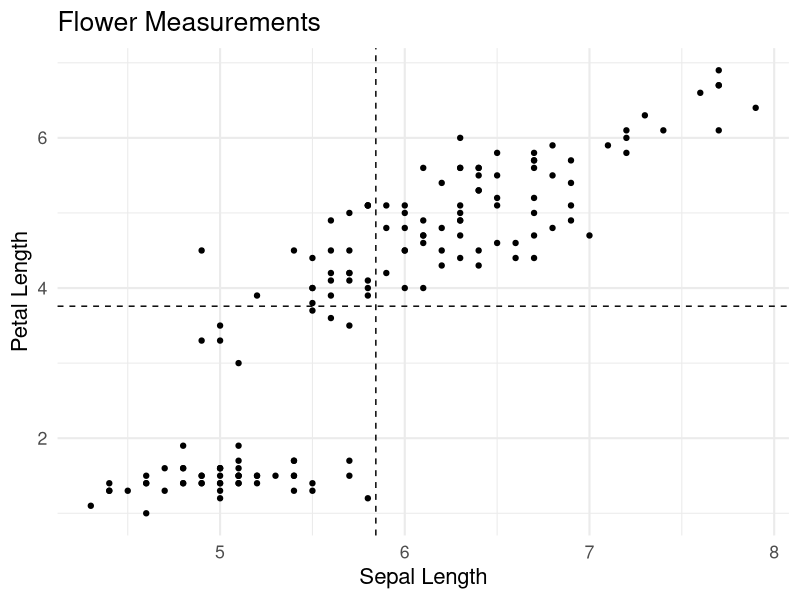
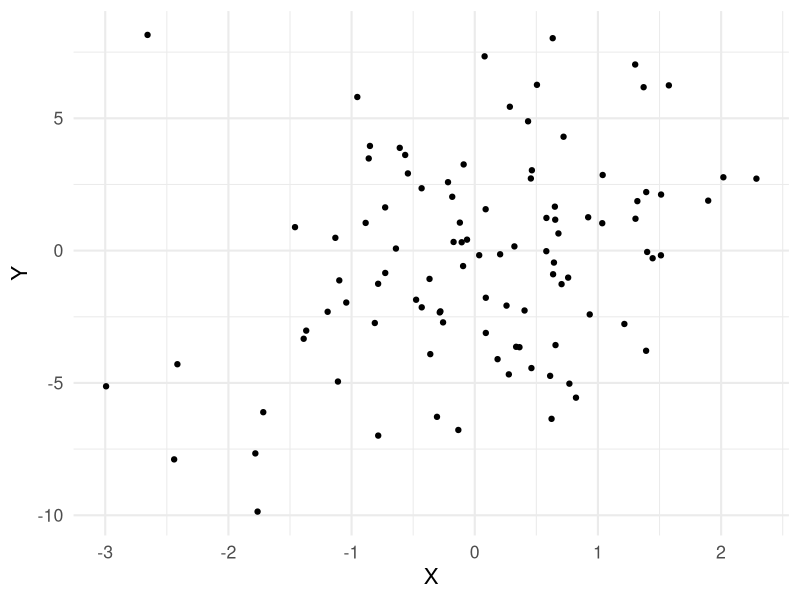
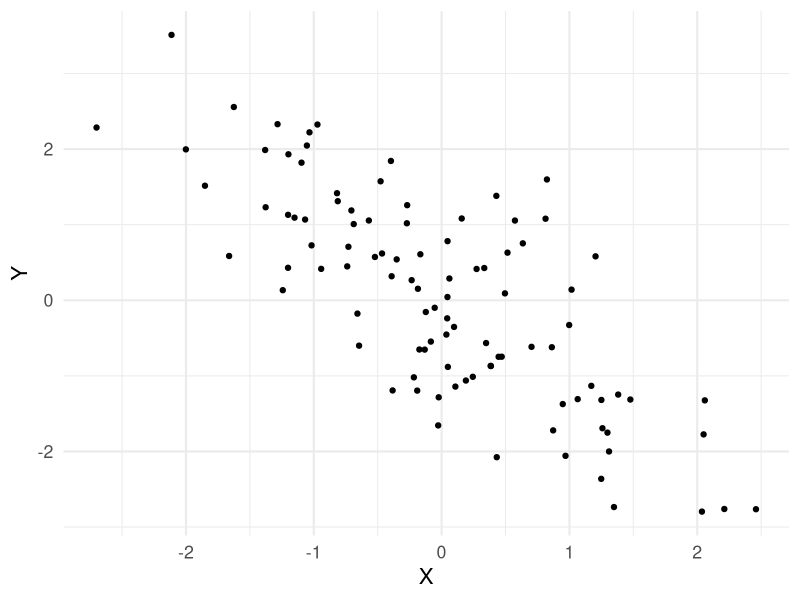
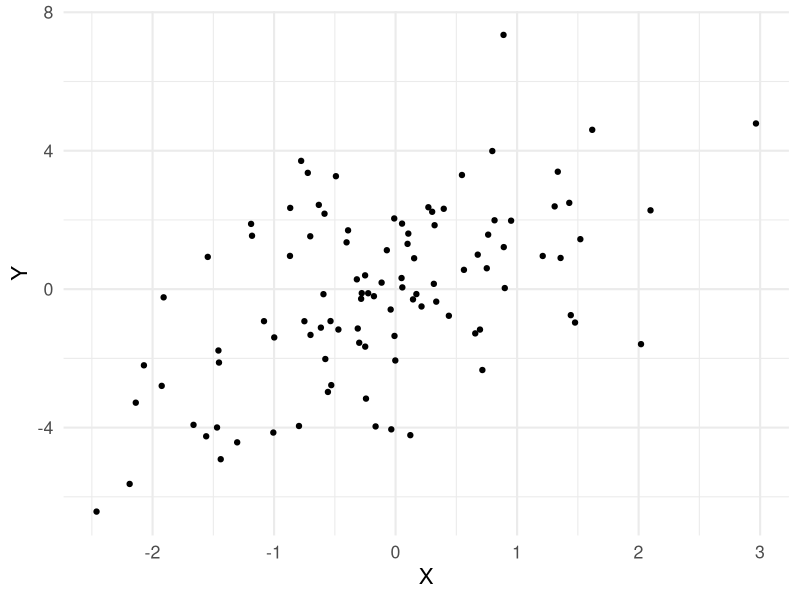
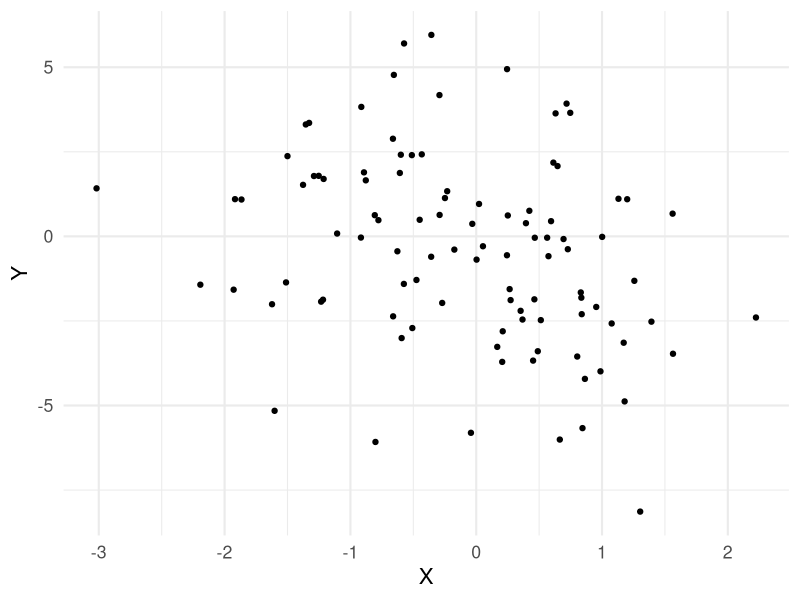
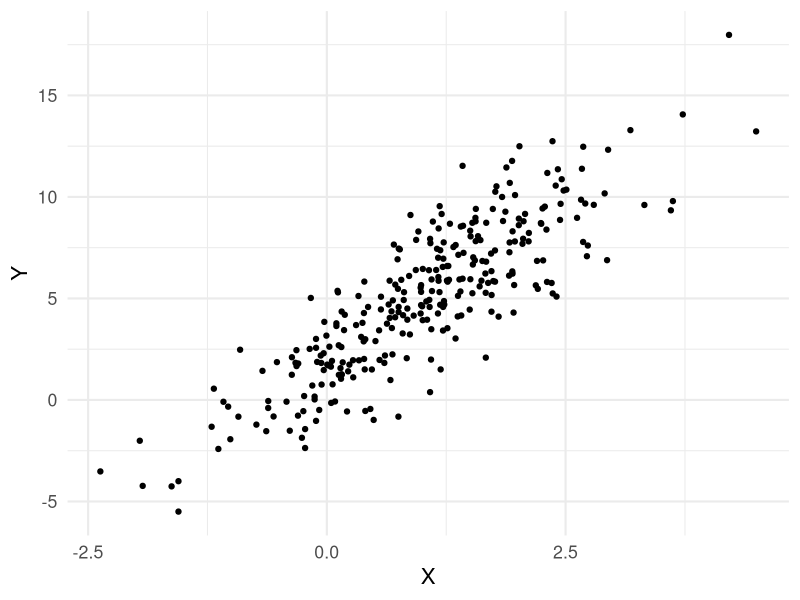
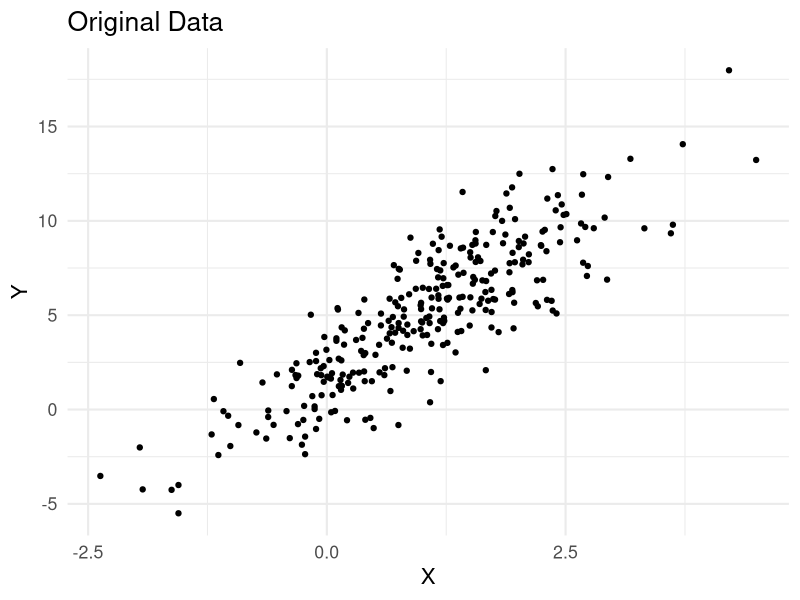
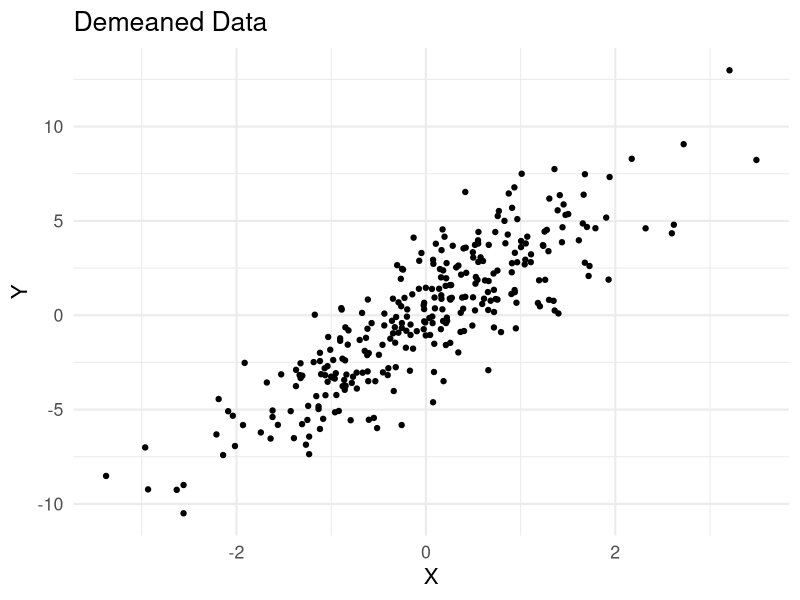

The R source for these figures, in order:
## ---- chunk 1
library(tidyverse)
theme_set(theme_minimal(base_size = 16))
knitr::opts_chunk$set(comment=NA, fig.width=7, fig.height=5, 
                      fig.align = 'center', out.width = 600,
                      message=FALSE, warning=FALSE, echo=TRUE)
set.seed(42)
## ---- chunk 2
ggplot(data = iris) + 
  geom_point(mapping = aes(x = Sepal.Length, y = Petal.Length)) +
  labs(x = 'Sepal Length', y = 'Petal Length', title = 'Flower Measurements') +
  geom_vline(xintercept = mean(iris$Sepal.Length), linetype = 'dashed') +
  geom_hline(yintercept = mean(iris$Petal.Length), linetype = 'dashed')
## ---- chunk 3
cov(iris$Sepal.Length, iris$Petal.Length)
## ---- chunk 4
cor(iris$Sepal.Length, iris$Petal.Length)
## ---- chunk 5
n <- 100
X <- rnorm(n,0,1)
Y <- X + rnorm(n,0,4)

ggplot(tibble(X,Y)) + 
  geom_point(aes(x=X,y=Y))
## ---- chunk 6
n <- 100
X <- rnorm(n,0,1)
Y <- -X + rnorm(n,0,1)

ggplot(tibble(X,Y)) + 
  geom_point(aes(x=X,y=Y))
## ---- chunk 7
n <- 100
X <- rnorm(n,0,1)
Y <- X + rnorm(n,0,2)

ggplot(tibble(X,Y)) + 
  geom_point(aes(x=X,y=Y))
## ---- chunk 8
n <- 100
X <- rnorm(n,0,1)
Y <- -X + rnorm(n,0,3)

ggplot(tibble(X,Y)) + 
  geom_point(aes(x=X,y=Y))
## ---- chunk 9
# Create some data
n <- 300
a <- 2
b <- 3

data <- tibble(X = rnorm(n, 1, 1),
               epsilon = rnorm(n, 0, 2),
               Y = a + b*X + epsilon)

cor(data$X, data$Y)
## ---- chunk 10
ggplot(data) +
  geom_point(mapping = aes(x=X,y=Y))
## ---- chunk 11
demeaned_data <- data %>% 
  mutate(Y = Y - mean(Y),
         X = X - mean(X))
## ---- chunk 12
ggplot(data) +
  geom_point(mapping = aes(x=X,y=Y)) +
  labs(x='X',y='Y',title = 'Original Data')
## ---- chunk 13
ggplot(demeaned_data) +
  geom_point(mapping = aes(x=X,y=Y)) +
  labs(x='X',y='Y',title = 'Demeaned Data')
## ---- chunk 14
slope_estimate <- 
  sum(demeaned_data$X * demeaned_data$Y) /
  sum(demeaned_data$X^2)

slope_estimate
## ---- chunk 15
ggplot(demeaned_data) + 
  geom_point(mapping = aes(x=X,y=Y)) +
  geom_abline(intercept = 0, slope = slope_estimate)
## ---- chunk 16
get_slope_estimate <- function(a = 0, b = 0, X,
                               sd_epsilon = 2){
  
  n <- length(X)
  
  # Create random dataset assuming null hypothesis (b = 0, a = 0)  
  data <- tibble(X = X,
                 epsilon = rnorm(n, 0, sd_epsilon),
                 Y = a + b*X + epsilon)
  
  # Return the slope estimate
  sum(data$X * data$Y) / sum(data$X^2)
}

get_slope_estimate(X = demeaned_data$X)

## ---- chunk 17
sampling_distribution <- replicate(500, get_slope_estimate(X = data$X))

tibble(sampling_distribution) %>% 
  ggplot() +
  geom_histogram(mapping = aes(x=sampling_distribution),
                 color = 'black') +
  labs(x='Slope Estimate (Sampling Distribution)') # a bell curved sampling distribution again! (t distribution)
## ---- chunk 18
sum(sampling_distribution > slope_estimate) # p-value effectively zero

standard_error <- sd(sampling_distribution)

confidence_interval <- c(slope_estimate - 1.96 * standard_error,
                         slope_estimate + 1.96 * standard_error)


linear_model_fit <- lm(Y~X, data = demeaned_data) 
linear_model_fit # hello
summary(linear_model_fit)
confint(linear_model_fit)
## ---- chunk 19
data <- tibble(c = 1,
            x1 = rnorm(100, 0, 1),
            x2 = rnorm(100, 0, 1),
            y = 2*x1 + 3*x2 + rnorm(100, 0, 1))

linear_model <- lm(y ~ x1 + x2, data = data)

summary(linear_model)

# X matrix
X <- data %>% 
  select(c, x1, x2) %>% 
  as.matrix

# y vector
y <- data %>% 
  pull(y)

# beta hat = (X'X)^-1 X'y
beta_hat <- solve(t(X) %*% X) %*% t(X) %*% y

beta_hat
linear_model # that's where the coefficients come from; the parameter estimates that minimize the sum of squared errors
